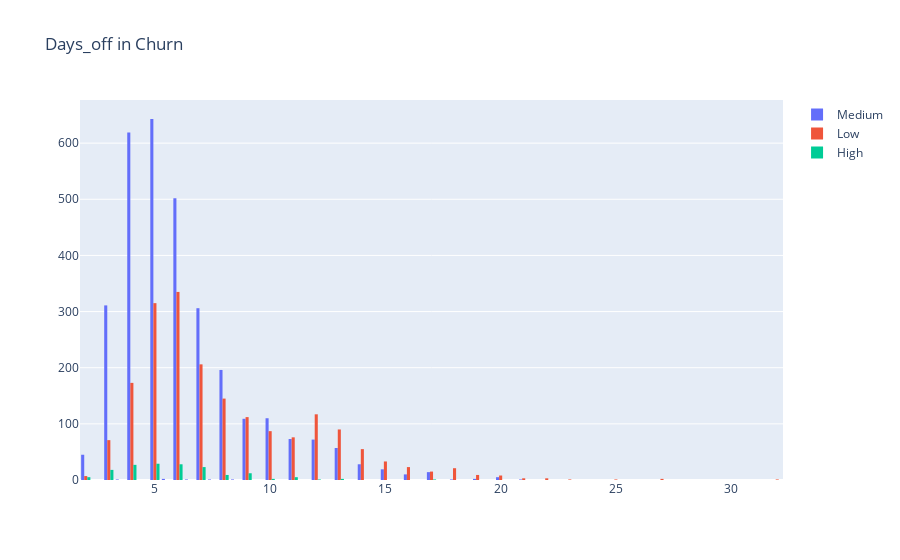

The notebook cell saved with this chart:
### Code cell
fig = go.Figure(data=[
    go.Histogram(x=data[data.Churn_risk == "medium"].Days_off, name="Medium"),
    go.Histogram(x=data[data.Churn_risk == "low"].Days_off, name="Low"),
    go.Histogram(x=data[data.Churn_risk == "high"].Days_off, name="High")
])

fig.update_layout(title_text="Days_off in Churn")
fig.show()

### Figure 1 — Plotly figure (JSON) as saved in the notebook; plotly's stock layout.template omitted (floating-point values rounded to 4 significant figures; data arrays with more than 128 entries replaced by an {"elided": "..."} marker saying what was removed)
{"data": [{"name": "Medium", "type": "histogram", "x": {"elided": "3129 float values"}}, {"name": "Low", "type": "histogram", "x": {"elided": "1909 int values"}}, {"name": "High", "type": "histogram", "x": {"elided": "162 int values"}}], "layout": {"title": {"text": "Days_off in Churn"}}}
